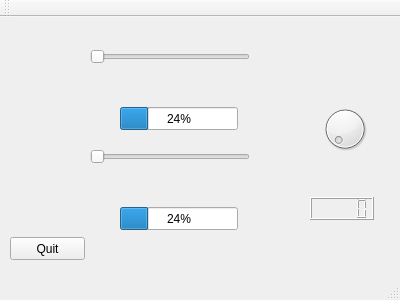
<?xml version="1.0" encoding="UTF-8"?>
<ui version="4.0">
 <class>MainWindow</class>
 <widget class="QMainWindow" name="MainWindow">
  <property name="geometry">
   <rect>
    <x>0</x>
    <y>0</y>
    <width>400</width>
    <height>300</height>
   </rect>
  </property>
  <property name="windowTitle">
   <string>MainWindow</string>
  </property>
  <widget class="QWidget" name="centralWidget">
   <widget class="QProgressBar" name="progressBar">
    <property name="geometry">
     <rect>
      <x>120</x>
      <y>190</y>
      <width>118</width>
      <height>23</height>
     </rect>
    </property>
    <property name="value">
     <number>24</number>
    </property>
   </widget>
   <widget class="QSlider" name="horizontalSlider">
    <property name="geometry">
     <rect>
      <x>90</x>
      <y>130</y>
      <width>160</width>
      <height>19</height>
     </rect>
    </property>
    <property name="orientation">
     <enum>Qt::Horizontal</enum>
    </property>
   </widget>
   <widget class="QSlider" name="horizontalSlider_2">
    <property name="geometry">
     <rect>
      <x>90</x>
      <y>30</y>
      <width>160</width>
      <height>19</height>
     </rect>
    </property>
    <property name="orientation">
     <enum>Qt::Horizontal</enum>
    </property>
   </widget>
   <widget class="QProgressBar" name="progressBar_2">
    <property name="geometry">
     <rect>
      <x>120</x>
      <y>90</y>
      <width>118</width>
      <height>23</height>
     </rect>
    </property>
    <property name="value">
     <number>24</number>
    </property>
   </widget>
   <widget class="QPushButton" name="pushButton">
    <property name="geometry">
     <rect>
      <x>10</x>
      <y>220</y>
      <width>75</width>
      <height>23</height>
     </rect>
    </property>
    <property name="text">
     <string>Quit</string>
    </property>
   </widget>
   <widget class="QDial" name="dial">
    <property name="geometry">
     <rect>
      <x>320</x>
      <y>80</y>
      <width>50</width>
      <height>64</height>
     </rect>
    </property>
   </widget>
   <widget class="QLCDNumber" name="lcdNumber">
    <property name="geometry">
     <rect>
      <x>310</x>
      <y>180</y>
      <width>64</width>
      <height>23</height>
     </rect>
    </property>
    <property name="font">
     <font>
      <pointsize>20</pointsize>
      <weight>75</weight>
      <bold>true</bold>
     </font>
    </property>
   </widget>
  </widget>
  <widget class="QMenuBar" name="menuBar">
   <property name="geometry">
    <rect>
     <x>0</x>
     <y>0</y>
     <width>400</width>
     <height>21</height>
    </rect>
   </property>
  </widget>
  <widget class="QToolBar" name="mainToolBar">
   <attribute name="toolBarArea">
    <enum>TopToolBarArea</enum>
   </attribute>
   <attribute name="toolBarBreak">
    <bool>false</bool>
   </attribute>
  </widget>
  <widget class="QStatusBar" name="statusBar"/>
 </widget>
 <layoutdefault spacing="6" margin="11"/>
 <resources/>
 <connections>
  <connection>
   <sender>pushButton</sender>
   <signal>released()</signal>
   <receiver>MainWindow</receiver>
   <slot>close()</slot>
   <hints>
    <hint type="sourcelabel">
     <x>44</x>
     <y>253</y>
    </hint>
    <hint type="destinationlabel">
     <x>38</x>
     <y>199</y>
    </hint>
   </hints>
  </connection>
  <connection>
   <sender>dial</sender>
   <signal>sliderMoved(int)</signal>
   <receiver>lcdNumber</receiver>
   <slot>display(int)</slot>
   <hints>
    <hint type="sourcelabel">
     <x>348</x>
     <y>148</y>
    </hint>
    <hint type="destinationlabel">
     <x>348</x>
     <y>226</y>
    </hint>
   </hints>
  </connection>
 </connections>
</ui>
